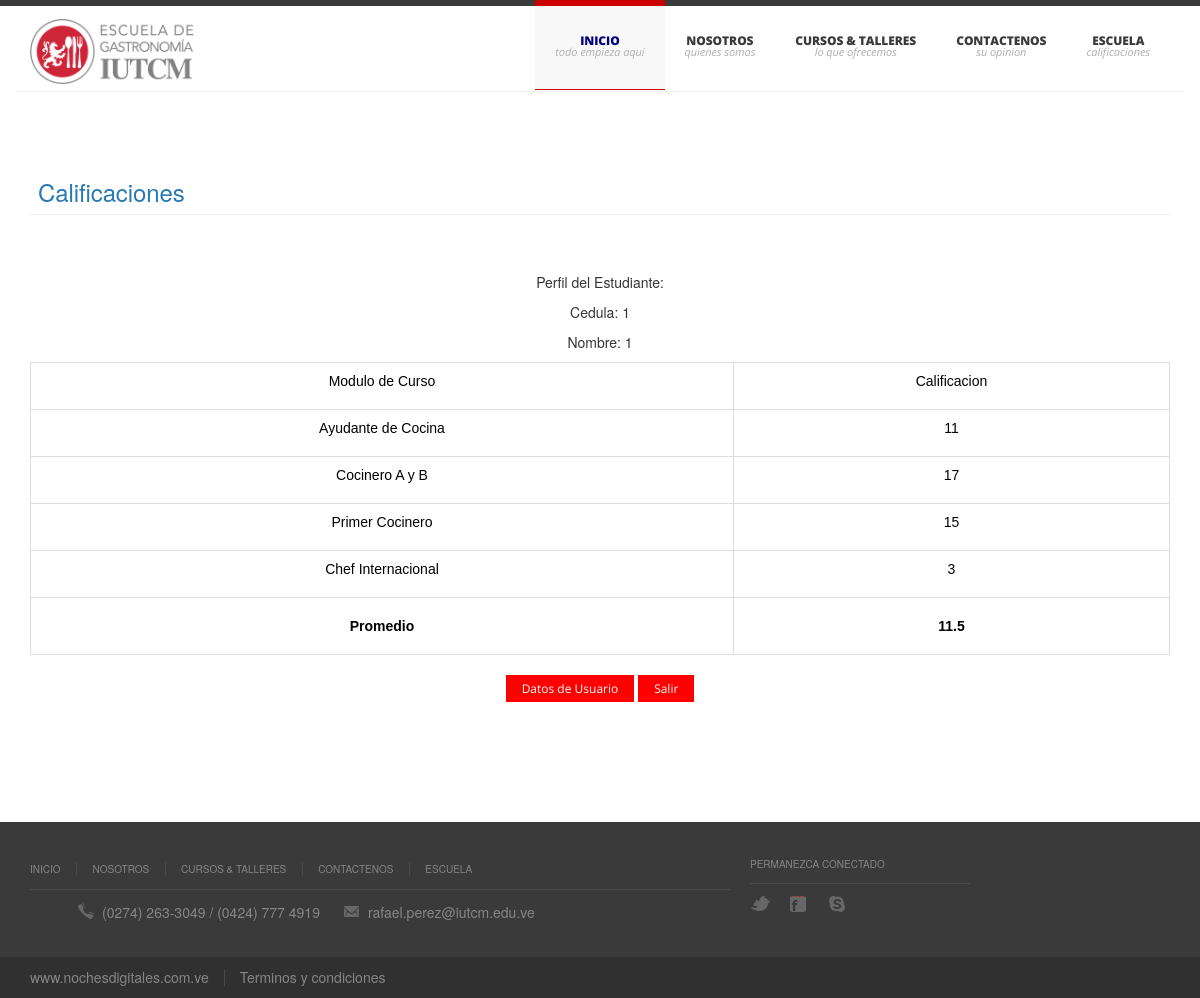
Screenshot of /SAG/notas.php?cedula=1 with the database file from the repository.
### tables this page shows
CREATE TABLE `alumno` (
  `cedula` varchar(15) NOT NULL,
  `clave` varchar(15) NOT NULL,
  `nombre` varchar(60) NOT NULL,
  `lugarnac` varchar(50) NOT NULL,
  `fechanac` varchar(20) NOT NULL,
  `edad` varchar(10) NOT NULL,
  `sexo` varchar(10) NOT NULL,
  `telefono` varchar(15) NOT NULL,
  `direccion` varchar(255) NOT NULL,
  `email` varchar(100) NOT NULL,
  `nombreconta` varchar(60) NOT NULL,
  `celconta` varchar(20) NOT NULL,
  `telconta` varchar(20) NOT NULL,
  `direconta` varchar(255) NOT NULL,
  `emailconta` varchar(100) NOT NULL,
  `expectativas` varchar(255) NOT NULL,
  `conocimientos` varchar(255) NOT NULL,
  `cursos` varchar(255) NOT NULL
);

CREATE TABLE `nota` (
  `idnota` int(10) NOT NULL,
  `idcurso` varchar(20) NOT NULL,
  `idfacilitador` varchar(100) NOT NULL,
  `periodo` varchar(100) NOT NULL,
  `cedula` varchar(20) NOT NULL,
  `nombre` varchar(50) NOT NULL,
  `nota1` varchar(3) NOT NULL,
  `nota2` varchar(3) NOT NULL,
  `nota3` varchar(3) NOT NULL,
  `nota4` varchar(3) NOT NULL
);

### SAG/notas.php (the view, shortened to what this page needs)
<?php
	$cedula=$_GET['cedula'];
	$consulta = "SELECT * FROM nota";
	$resultado = mysql_query($consulta) or die(mysql_error());
	$consulta1 = "SELECT * FROM alumno where cedula='$cedula'";
  	$resultado1 = mysql_query($consulta1) or die(mysql_error());
?>
<!DOCTYPE html>
<head>
		<link rel="stylesheet" href="assets/css/bootstrap.min.css" />
		<link rel="stylesheet" href="assets/font-awesome/4.5.0/css/font-awesome.min.css" />
		<link rel="stylesheet" href="assets/css/ace.min.css" class="ace-main-stylesheet" id="main-ace-style" />
		<link rel="stylesheet" href="assets/css/ace-skins.min.css" />
		<link rel="stylesheet" href="assets/css/ace-rtl.min.css" />
		<link rel="stylesheet" href="css/style.css" media="screen" />
        <link rel="stylesheet" href="css/bootstrap.css" />
		<link rel="stylesheet" href="css/fancybox.min.css" media="screen" />
		<link rel="stylesheet" href="css/video-js.min.css" media="screen" />
		<link rel="stylesheet" href="css/audioplayerv1.min.css" media="screen" />
</head>
<body>
<? include "menu.php"; ?>
<section id="content" class="container clearfix">
	<header class="page-header">
		<h1 class="page-title">Calificaciones</h1>
	</header>
	<section style="text-align:center">
		<article>
								<h3>&nbsp;</h3>
								<div ><form name="form2" method="post" action="">
 						<?php
                        while($fila = mysql_fetch_assoc($resultado1)){
                        ?>
						<p>Perfil del Estudiante:</p>
						<p>Cedula: <?php echo $fila["cedula"] ?></p>
						<p>Nombre: <?php echo $fila["nombre"] ?></p>
						<?php
                        }
                        ?>
                          </form>
									<form name="form" method="post" action="">
					<table id="simple-table" class="table  table-bordered table-hover">
											<tbody>
												<?php
												while($fila = mysql_fetch_assoc($resultado)){
												?>
												<tr >
													<td><p><span>Modulo de Curso</span></p></td>
													<td><p><span>Calificacion</span></p></td>
												</tr>
												<tr >
													<td><p><span>Ayudante de Cocina</span></p></td>
													<td><p><span><?php echo $fila["nota1"] ?></span></p></td>
												</tr>
												<tr >
													<td><p><span>Cocinero A y B</span></p></td>
													<td><p><span><?php echo $fila["nota2"] ?></span></p></td>
												</tr>
												<tr >
													<td><p><span>Primer Cocinero</span></p></td>
													<td><p><span><?php echo $fila["nota3"] ?></span></p></td>
												</tr>
												<tr >
													<td><p><span>Chef Internacional</span></p></td>
													<td><p><span><?php echo $fila["nota4"] ?></span></p></td>
												</tr>
                								<tr >
													<th><p><span><center>Promedio</span></center></p></th>
													<th><p><span><center><?php echo (($fila["nota1"]) + ($fila["nota2"]) + ($fila["nota3"]) + ($fila["nota4"]))/4 ?></span></center></p></th>
												</tr>
												<?php
												}
												?>
											</tbody>
										</table>
								  </form>
								</div>
						<a href="datosusuario.php?cedula=$cedula" data-description="quienes somos" class="button">
				Datos de Usuario</a>
				<a href="soporte.php" data-description="quienes somos" class="button">
				Salir</a>
						<br/>
		</article>
	</section>
</section>
<? include "footer.php"; ?>
</body>
</html>

### SAG/notas.php (style rules this page uses)
body,td,th { font-family: "Lucida Sans Unicode", "Lucida Grande", sans-serif; color: #000000; }
body { background-color: #900F11; }

### rows the page displays
alumno: cedula "1", nombre "1"
nota: nota1 "11", nota2 "17", nota3 "15", nota4 "3", (($fila["nota1"]) + ($fila["nota2"]) + ($fila["nota3"]) + ($fila["nota4"]))/4 "11.5"
